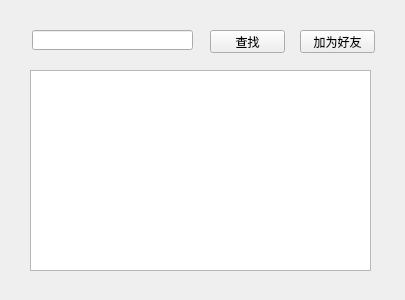
<?xml version="1.0" encoding="UTF-8"?>
<ui version="4.0">
 <class>FriendFindWidget</class>
 <widget class="QWidget" name="FriendFindWidget">
  <property name="geometry">
   <rect>
    <x>0</x>
    <y>0</y>
    <width>405</width>
    <height>300</height>
   </rect>
  </property>
  <property name="windowTitle">
   <string>Form</string>
  </property>
  <widget class="QLineEdit" name="lineEdit">
   <property name="geometry">
    <rect>
     <x>32</x>
     <y>30</y>
     <width>161</width>
     <height>20</height>
    </rect>
   </property>
  </widget>
  <widget class="QPushButton" name="findButton">
   <property name="geometry">
    <rect>
     <x>210</x>
     <y>30</y>
     <width>75</width>
     <height>23</height>
    </rect>
   </property>
   <property name="text">
    <string>查找</string>
   </property>
  </widget>
  <widget class="QPushButton" name="applyButton">
   <property name="geometry">
    <rect>
     <x>300</x>
     <y>30</y>
     <width>75</width>
     <height>23</height>
    </rect>
   </property>
   <property name="text">
    <string>加为好友</string>
   </property>
  </widget>
  <widget class="QListWidget" name="listWidget">
   <property name="geometry">
    <rect>
     <x>30</x>
     <y>70</y>
     <width>341</width>
     <height>201</height>
    </rect>
   </property>
  </widget>
 </widget>
 <resources/>
 <connections/>
</ui>
